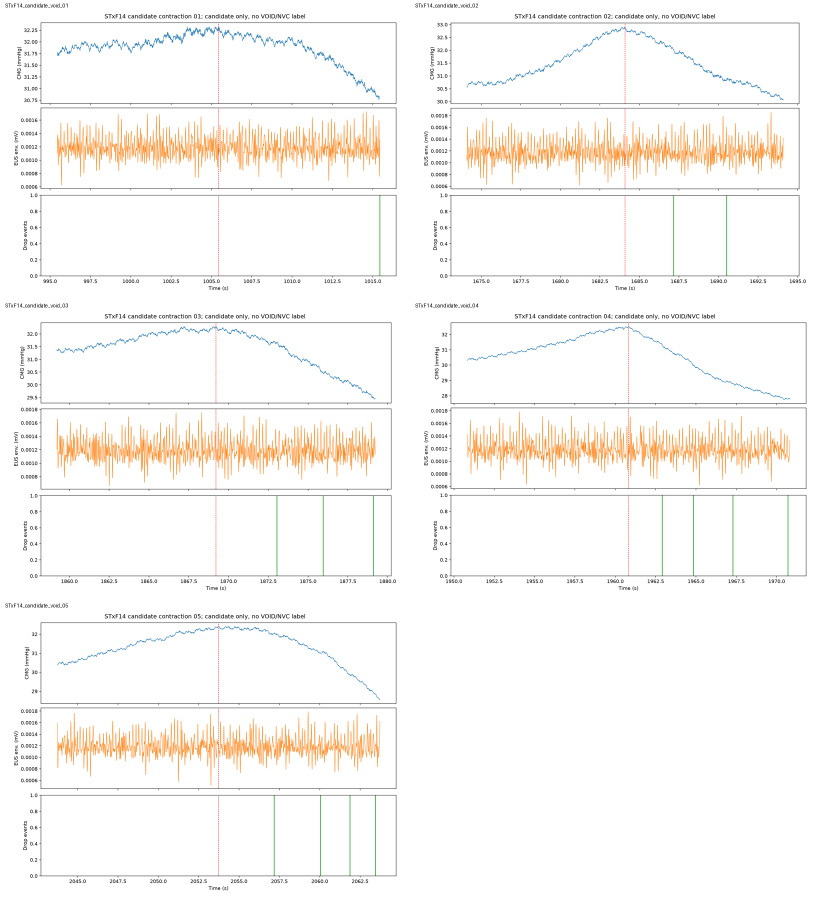
#> input picture .codex_tmp/STxF14_volume_candidates_contact.png, 1640 x 1800 px, given in place of pre_stim_quicklook.png, which was not available (shown at 1/2 size)
$ python contact_urine_qc.py
#> lines starting #> are read from the running program, lines starting #| are printed output that depends on the picture; pictures that were not available may be replaced by others from this repository, and a replacement may not be noted
from pathlib import Path
from PIL import Image, ImageDraw

root=Path(r"D:\cubeIDE\project\VNS\data\baseline")
subjects=["STxF14","STxF21","STxF22","STxF23","STxF24","STxF26","STxF27","STxF29","STxF30"]

thumbs=[]
for s in subjects:
    im=Image.open(root/s/"pre_stim_quicklook.png").convert("RGB"); im.thumbnail((600,350))
#> further down, im is the input picture: PIL image 1640x1800 RGB; mean R, G, B 250.8, 247.9, 245.2
#> after `im.thumbnail((600, 350))`:
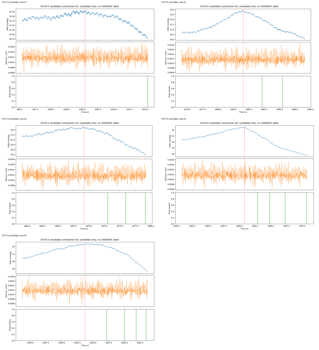
#> im: PIL image 319x350 RGB; mean R, G, B 250.6, 247.7, 245
    c=Image.new("RGB",(620,390),"white"); c.paste(im,((620-im.width)//2,25)); ImageDraw.Draw(c).text((10,5),s,fill="black"); thumbs.append(c)
#> after `c = Image.new('RGB', (620, 390), 'white')`: c: PIL image 620x390 RGB; every value is 255
#> after `c.paste(im, ((620 - im.width) // 2, 25))`:
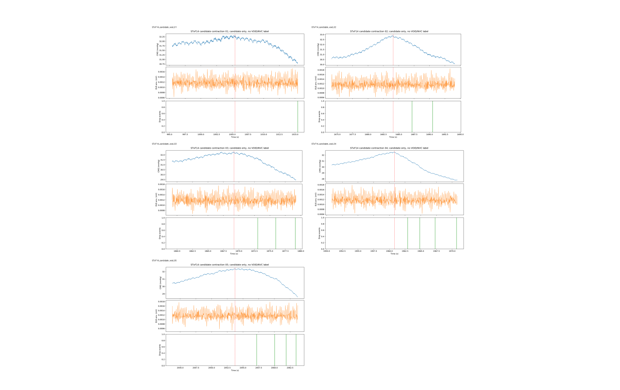
#> c: PIL image 620x390 RGB; mean R, G, B 253, 251.6, 250.4
#> pass 2 of the loop `for s in subjects:`:
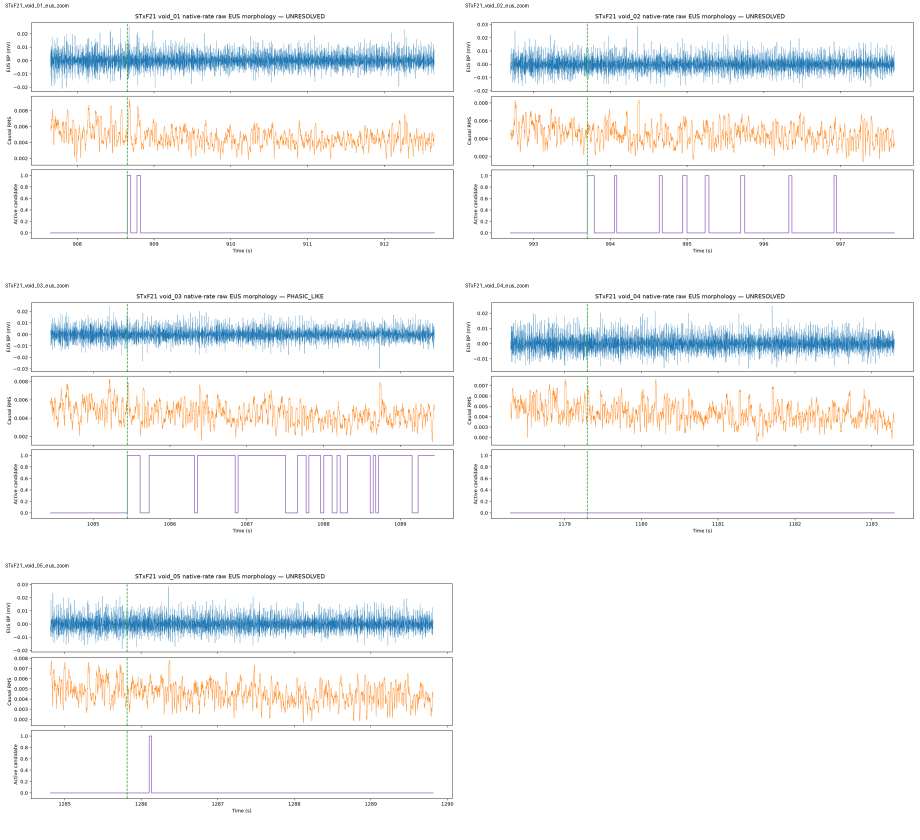
#> input picture .codex_tmp/STxF21_eus_zoom_contact.png, 1840 x 1680 px, given in place of pre_stim_quicklook.png, which was not available (shown at 1/2 size)
#> im is the input picture: PIL image 1840x1680 RGB; mean R, G, B 243.2, 244.4, 245.2
#> `im.thumbnail((600, 350))`:
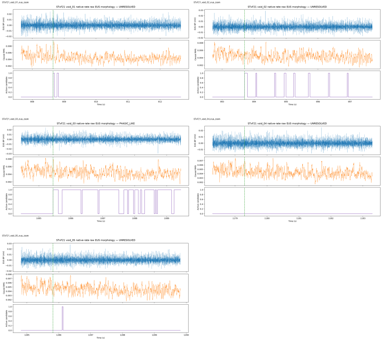
#> im: PIL image 383x350 RGB; mean R, G, B 243.1, 244.2, 245
#> `c.paste(im, ((620 - im.width) // 2, 25))`:
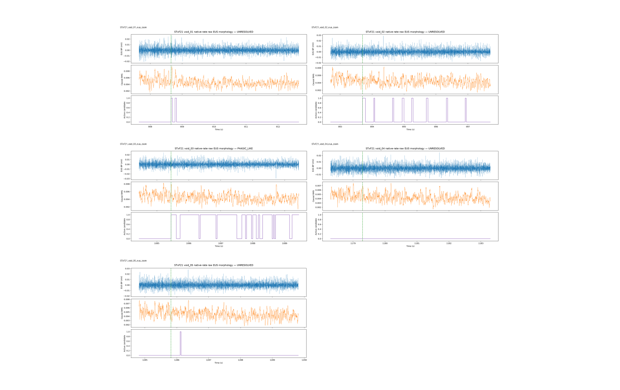
#> c: PIL image 620x390 RGB; mean R, G, B 248.4, 249, 249.4
#> (the run stopped early here; a loop or call above may not have finished)
